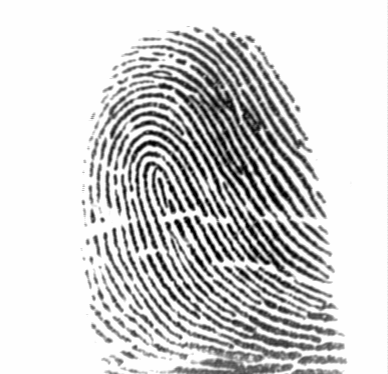
%> input picture 10_1.tif, 388 x 374 px
$ octave --eval "result = MyROI(imread('10_1.tif'));"   (GNU Octave 9; MATLAB toolbox functions it lacks are replaced by stand-ins)
%> lines starting %> are read from the running program, lines starting %| are printed output that depends on the picture; in (x1, y1, x2, y2) boxes, pixels count from 0 and x2, y2 are one past the last pixel; in counts of white or black regions, pixels touching at a corner belong together; the program's own positions count from 1
function roi_image=MyROI(input)

input_roi = im2double(input);
level = graythresh(input_roi);
%> level = 0.659
input_roi = im2bw(input_roi,level);
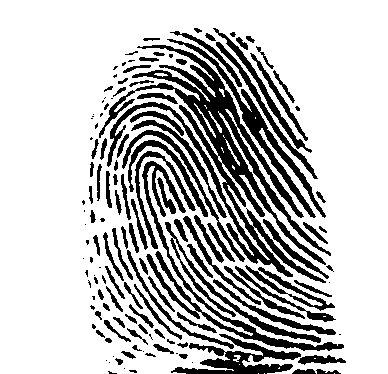
%> input_roi: size 374x388 logical; 76.1% white; 141 black regions (44 under 20 px), largest, box (x1, y1, x2, y2) and area: (99, 45, 331, 283) 9881, (142, 161, 344, 351) 2911, (167, 39, 326, 218) 2222
roi_image = im2double(ones(size(input_roi)));
roi_image2 = roi_image;
roi_image3 = roi_image;
roi_meter = 10;

for i=1:roi_meter:size(input_roi,1)-roi_meter
    for j=1:roi_meter:size(input_roi,2)-roi_meter

        temp=input_roi(i:i+roi_meter-1,j:j+roi_meter-1); % roi_meter x roi_meter image

        if sum(temp(:))==roi_meter*roi_meter % if temp is all white
            roi_image(i:i+roi_meter-1,j:j+roi_meter-1)=1; % white
        else % if temp has a black
            roi_image(i:i+roi_meter-1,j:j+roi_meter-1)=0; % black
        end
    end
end
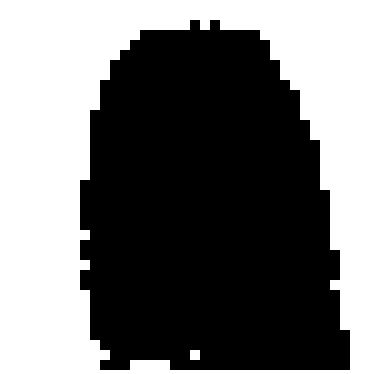
%> roi_image: size 374x388 double; values 0 (black) and 1 (white), 47.4% white; 2 white regions, box (x1, y1, x2, y2) and area: (0, 0, 388, 374) 68712, (190, 350, 200, 360) 100

% row scan
for i=1:roi_meter:size(roi_image,1)-roi_meter
    flag = 0;
    for j=1:roi_meter:size(roi_image,2)-roi_meter
        temp=roi_image(i:i+roi_meter-1,j:j+roi_meter-1);
        if sum(temp(:))==0 && flag==0 %black first left
            roi_image2(i:i+roi_meter-1,j:j+roi_meter-1) = 0.5;
            flag=1;
            continue;
        end

        if sum(temp(:))==roi_meter*roi_meter && flag==1 %black last right
            roi_image2(i:i+roi_meter-1,j-roi_meter:j-1) = 0.5;
            flag=0;
        end
    end
end
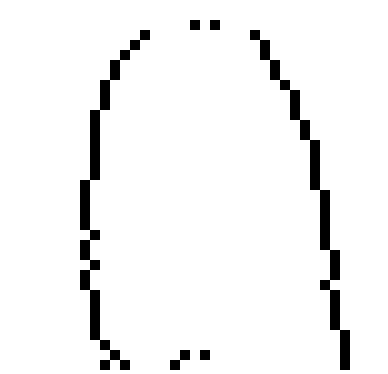
%> roi_image2: size 374x388 double; values 0.5 (black) and 1 (white), 94.9% white; 6 black regions, box (x1, y1, x2, y2) and area: (80, 30, 150, 370) 3500, (250, 30, 350, 370) 3400, (170, 350, 190, 370) 200, (190, 20, 200, 30) 100, (210, 20, 220, 30) 100, (200, 350, 210, 360) 100

% column scan
for j=1:roi_meter:size(roi_image,2)-roi_meter
    flag = 0;
    for i=1:roi_meter:size(roi_image,1)-roi_meter
        temp=roi_image(i:i+roi_meter-1,j:j+roi_meter-1);
        if sum(temp(:))==0 && flag==0
            roi_image3(i:i+roi_meter-1,j:j+roi_meter-1) = 0.5;
            flag=1;
            continue;
        end

        if sum(temp(:))==roi_meter*roi_meter && flag==1
            roi_image3(i-roi_meter:i-1,j:j+roi_meter-1) = 0.5;
            flag=0;
        end
    end
end
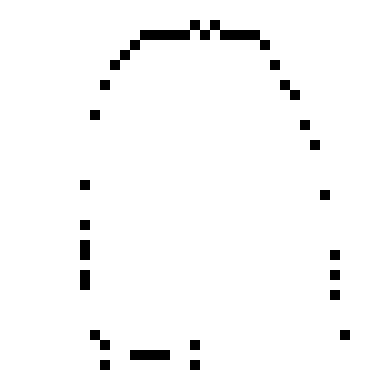
%> roi_image3: size 374x388 double; values 0.5 (black) and 1 (white), 97% white; 21 black regions, largest, box (x1, y1, x2, y2) and area: (110, 20, 270, 70) 1600, (130, 350, 170, 360) 400, (280, 80, 300, 100) 200

for i=1:size(roi_image,1)
    for j=1:size(roi_image,2)
        if roi_image2(i,j) == 0.5 || roi_image3(i,j) == 0.5
            roi_image(i,j) = 0.5;
        end
    end
end
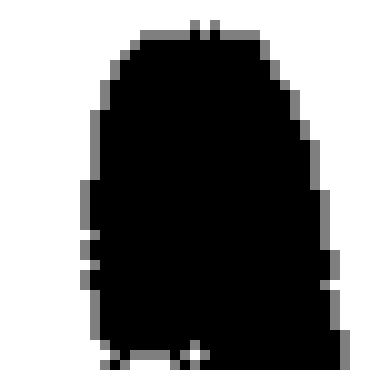
%> roi_image: size 374x388 double; 6.06% of pixels changed, all inside (x1, y1, x2, y2) = (80, 20, 350, 370)
end

$ run again, on 11_2.tif
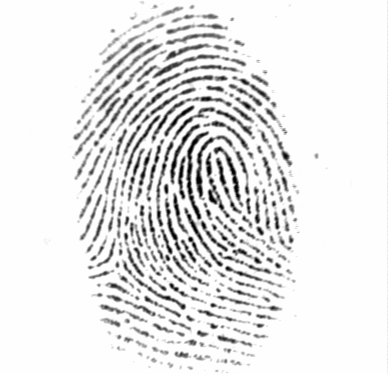
%> input picture 11_2.tif, 388 x 374 px
%> level = 0.71
%> in MyROI, `input_roi = im2bw(input_roi,level);`:
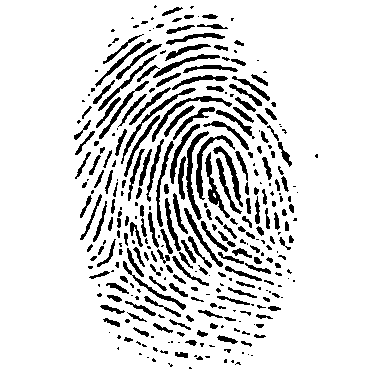
%> input_roi: size 374x388 logical; 86.8% white; 326 black regions (138 under 20 px), largest, box (x1, y1, x2, y2) and area: (186, 131, 209, 220) 470, (196, 135, 235, 200) 415, (152, 96, 232, 142) 397
%> after the loop in MyROI, `for i=1:size(roi_image,1)`:
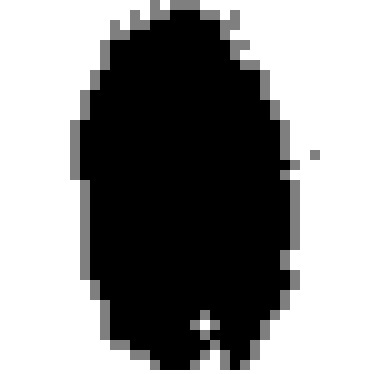
%> roi_image: size 374x388 double; min 0, max 1, mean 0.569
